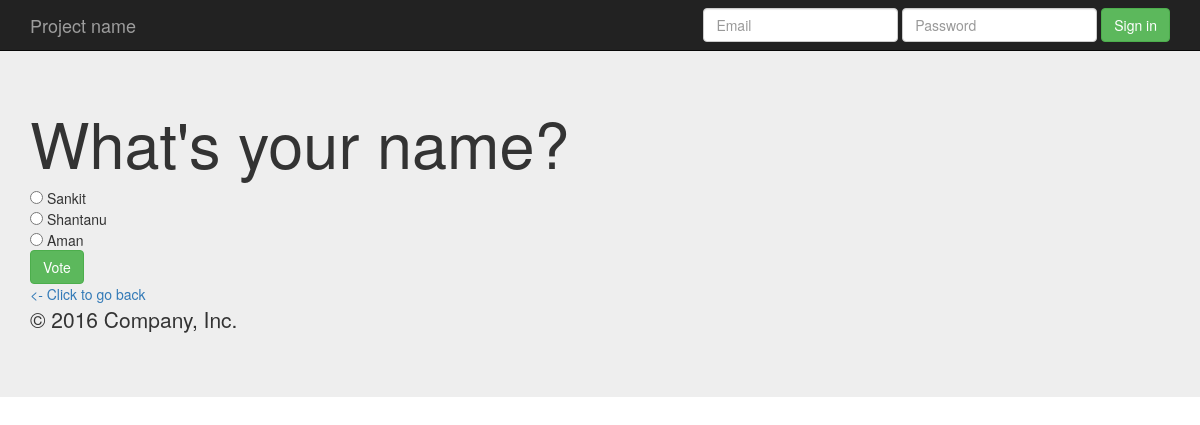
The page /polls/1/ on the database its author committed.
### polls/models.py (models this page shows, shortened)
class Question(models.Model):
    question_text = models.CharField(max_length=500)
    pub_date = models.DateTimeField('date published')

class Choice(models.Model):
    choice_text = models.CharField(max_length=500)
    votes = models.IntegerField(default=0)
    question = models.ForeignKey(Question, on_delete=models.CASCADE)

### polls/views.py (the view)
# urls.py: url(r'^(?P<question_id>[0-9]+)/$', views.detail, name="detail"),
def detail(request, question_id):
    question = get_object_or_404(Question, pk = question_id)
    return render(request, 'polls/detail.html', {'question': question})

### polls/templates/polls/detail.html (shortened to what this page needs)
{% extends "polls/base.html" %}
{% block content %}
<h1>{{ question.question_text }}</h1>
<form action="{% url 'polls:vote' question.id %}" method="POST">
    {% for choice in question.choice_set.all %}
    <input type="radio" id="choice{{forloop.counter}}" value="{{ choice.id }}" name="choice">
    <lable for="choice{{forloop.counter}}">{{ choice.choice_text }}</lable><br>
    {% endfor %}
    <input type="submit" class="btn btn-success" value="Vote"><br>
</form>
<a href="{% url 'polls:index' %}"><- Click to go back</a>
{% endblock %}

### rows shown on the page
Question: question_text "What's your name?"
Choice: choice_text "Sankit"
Choice: choice_text "Shantanu"
Choice: choice_text "Aman"
